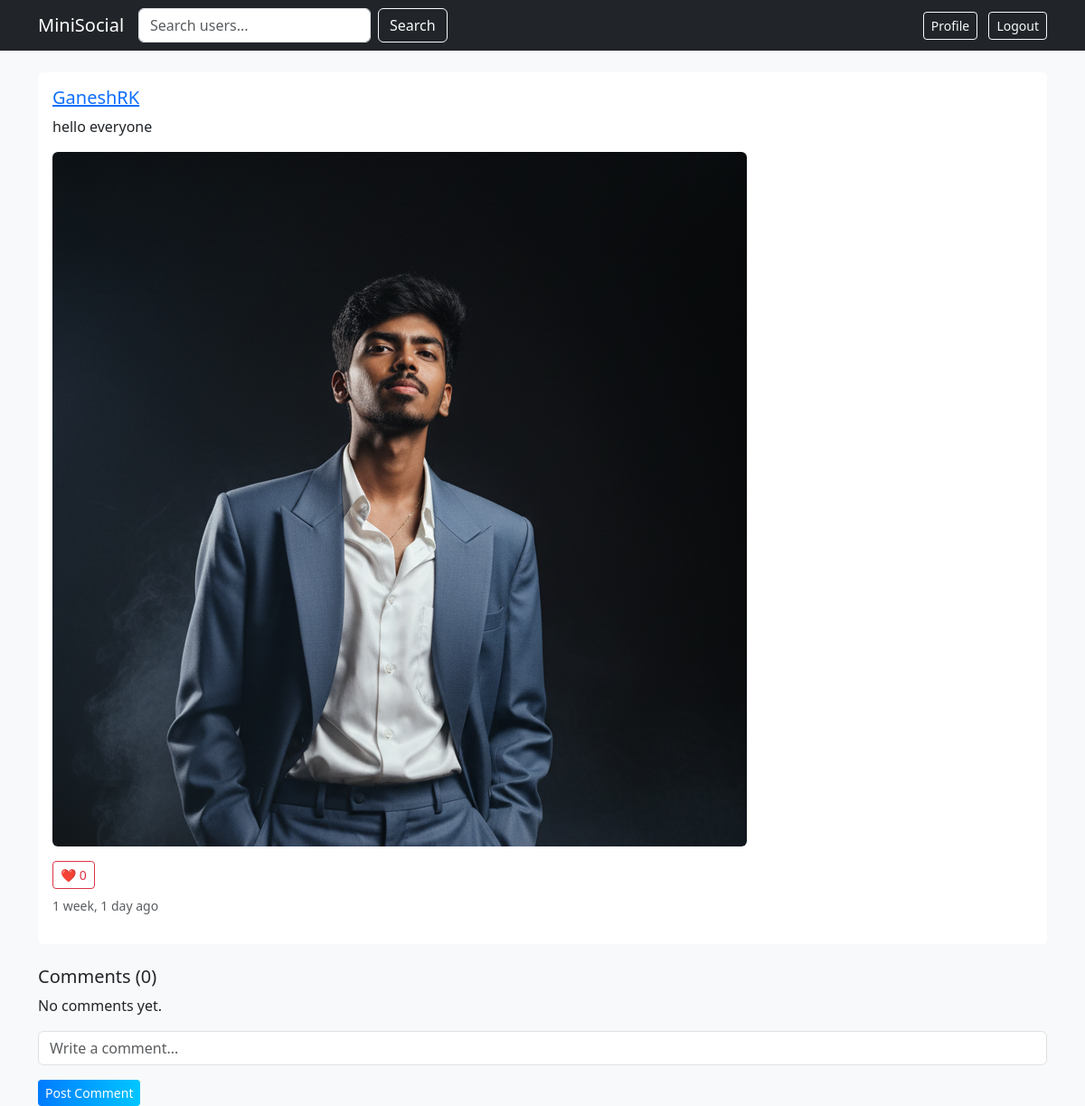
The app's page /post/2/ (signed in), older data.
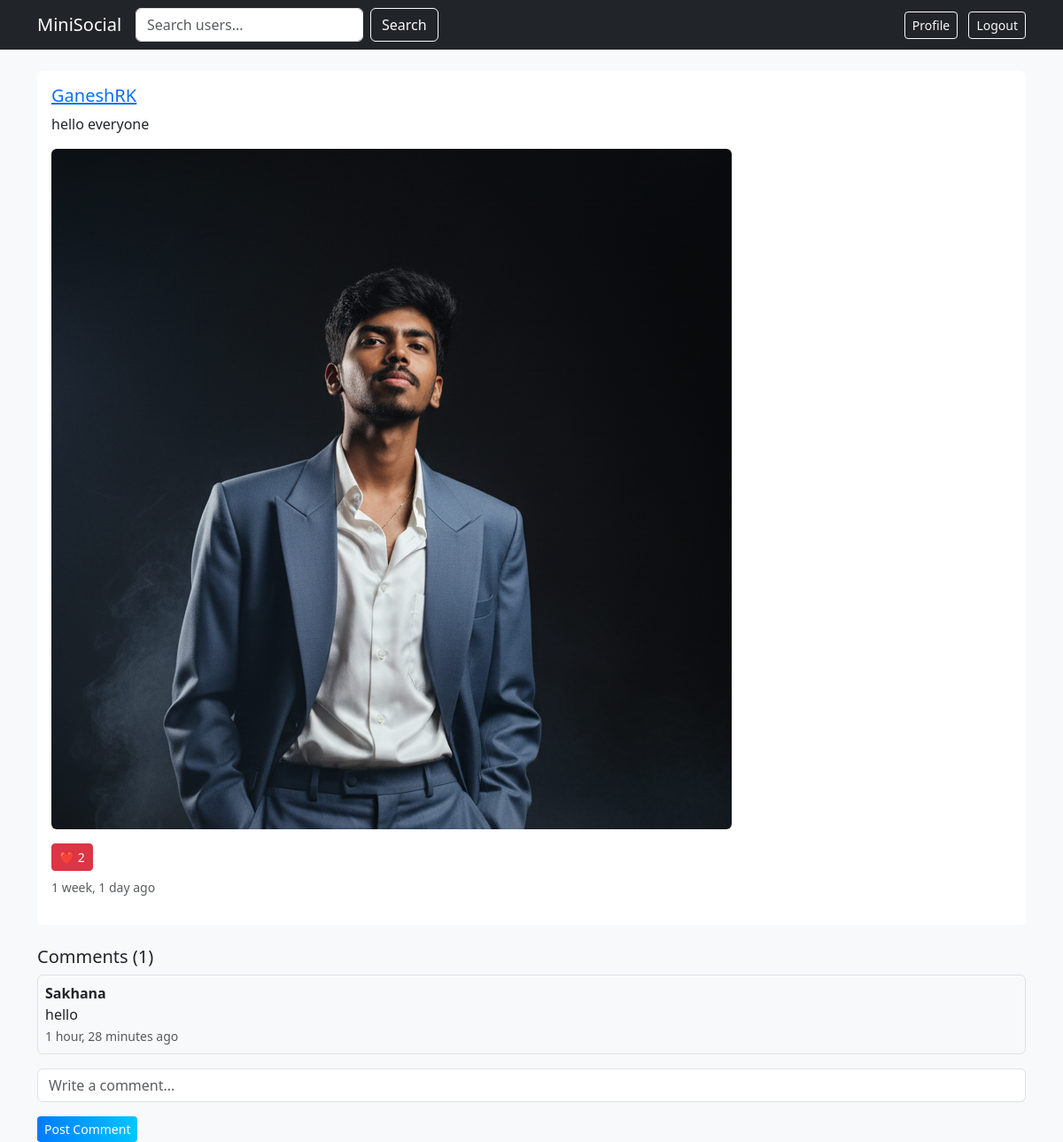
The same page, newer data.
### social/models.py (models this page shows, shortened)
class Post(models.Model):
    author = models.ForeignKey(User, on_delete=models.CASCADE, related_name='posts')
    content = models.TextField()
    image = models.ImageField(upload_to='posts/', blank=True, null=True)
    created_at = models.DateTimeField(default=timezone.now)
    updated_at = models.DateTimeField(auto_now=True)

class Comment(models.Model):
    post = models.ForeignKey(Post, on_delete=models.CASCADE, related_name='comments')
    author = models.ForeignKey(User, on_delete=models.CASCADE)
    text = models.TextField()
    created_at = models.DateTimeField(default=timezone.now)

### social/views.py (the view)
# urls.py: path('post/<int:post_id>/', views.post_detail, name='post_detail'),
@login_required
def post_detail(request, post_id):
    post = get_object_or_404(Post, id=post_id)
    comments = post.comments.all().order_by('-created_at')
    is_liked = Like.objects.filter(post=post, user=request.user).exists()
    if request.method == 'POST':
        form = CommentForm(request.POST)
        if form.is_valid():
            new_comment = form.save(commit=False)
            new_comment.post = post
            new_comment.author = request.user
            new_comment.save()
            return redirect('social:post_detail', post_id=post.id)
    else:
        form = CommentForm()
    context = {
        'post': post,
        'comments': comments,
        'is_liked': is_liked,
        'form': form,
    }
    return render(request, 'social/post_detail.html', context)

### social/forms.py
class CommentForm(forms.ModelForm):
    text = forms.CharField(
        label='',
        widget=forms.TextInput(attrs={'class': 'form-control', 'placeholder': 'Write a comment...'})
    )
    class Meta:
        model = Comment
        fields = ['text']

### social/templates/social/post_detail.html (shortened to what this page needs)
{% extends 'social/base.html' %}
{% block content %}
<div class="card mb-4">
  <div class="card-body">
    <h5>
      <a href="{% url 'social:profile' post.author.username %}">
        {{ post.author.username }}
      </a>
    </h5>
    <p>{{ post.content }}</p>
    {% if post.image %}
      <img src="{{ post.image.url }}" class="img-fluid rounded mb-3" alt="Post image">
    {% endif %}
    <form action="{% url 'social:toggle_like' post.id %}" method="post" class="mb-2">
      <button type="submit" class="btn {% if is_liked %}btn-danger{% else %}btn-outline-danger{% endif %} btn-sm">
        ❤️ {{ post.likes.count }}
      </button>
    </form>
    <p class="text-muted small">{{ post.created_at|timesince }} ago</p>
  </div>
</div>
<h5>Comments ({{ comments.count }})</h5>
{% for comment in comments %}
  <div class="border rounded p-2 mb-2">
    <strong>{{ comment.author.username }}</strong>
    <p class="mb-0">{{ comment.text }}</p>
    <small class="text-muted">{{ comment.created_at|timesince }} ago</small>
  </div>
{% empty %}
  <p>No comments yet.</p>
{% endfor %}
<form action="" method="post" class="mt-3">
  {{ form.as_p }}
  <button type="submit" class="btn btn-primary btn-sm">Post Comment</button>
</form>
{% endblock %}

Row changes from the older to the newer data that the page shows:
computed for Post "hello everyone": likes.count "0" → "2"
added Comment: author.username "Sakhana", text "hello", created_at "1 hour, 28 minutes"
Text that changed along with them:
{{ comments.count }}: "0" → "1"
text no longer shown: "No comments yet."
